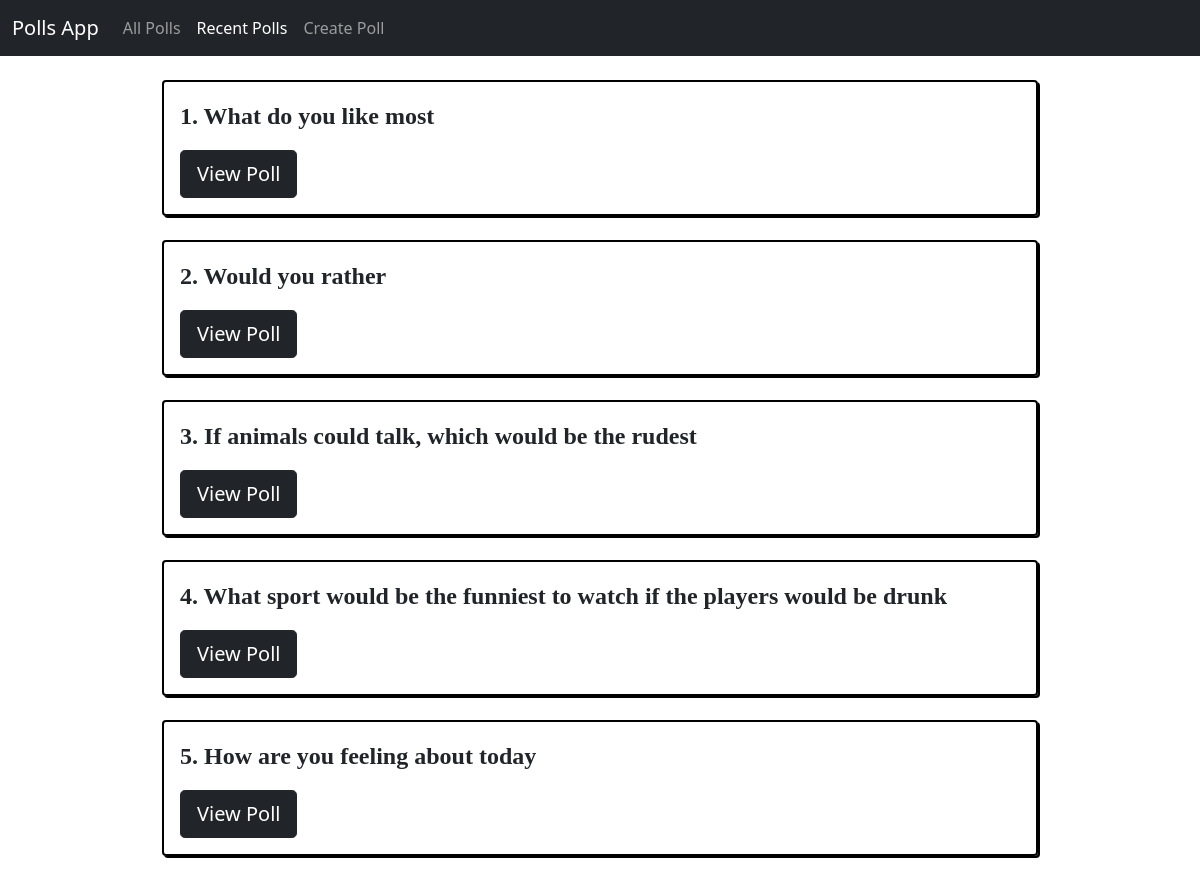
Screenshot of /polls/recent/ with the database file from the repository.
### polls/models.py (models this page shows, shortened)
class Question(models.Model):
    question_text = models.CharField(max_length=1200)
    pub_date = models.DateTimeField('date published')

### polls/views.py (the view)
# urls.py: path('recent/', views.recent, name = 'recent-polls'),
def recent(request):
    polls_list = Question.objects.all().order_by('-pub_date')[:5]
    return render(request,'polls/recent-polls.html',{'polls_list':polls_list})

### polls/templates/polls/recent-polls.html (shortened to what this page needs)
<!doctype html>
<html lang="en">
<head>
    <link href="https://cdn.jsdelivr.net/npm/bootstrap@5.0.1/dist/css/bootstrap.min.css" rel="stylesheet"
>
</head>
<body>
    <nav class="navbar navbar-expand-lg navbar-dark bg-dark">
        <div class="container-fluid">
            <a class="navbar-brand">Polls App</a>
            <div class="collapse navbar-collapse" id="navbarSupportedContent">
                <ul class="navbar-nav me-auto mb-2 mb-lg-0">
                    <li class="nav-item">
                        <a class="nav-link" href="/polls">All Polls</a>
                    </li>
                    <li class="nav-item">
                        <a class="nav-link active" aria-current="page" href="">Recent Polls</a>
                    </li>
                    <li class="nav-item">
                        <a class="nav-link" href="/polls/create">Create Poll</a>
                    </li>
                </ul>
            </div>
        </div>
    </nav>
    <div class="container mt-4" style="width: 75%;">
        {%if polls_list%}
        {%for question in polls_list%}
        <div class="container-sm mb-4 question">
            <p class="questionText">{{forloop.counter}}. {{question.question_text}}</p>
            <a class="link" href="{%url 'polls:details' question.id%}"><button type="button" class="btn btn-dark btn-lg" style="margin-right: 10px;">View Poll</button></a>
        </div>
        {%endfor%}
        {%else%}
        <p style="align-self: center;">No polls available</p>
        {%endif%}
    </div>
</body>
</html>

### polls/templates/polls/recent-polls.html (style rules this page uses)
.questionText { font-family: 'Sen'; font-size: 24px; font-weight: 600; }
.link { color: white; text-decoration: none; }
.question { border: 2px solid black; padding: 1em; border-radius: 4px; box-shadow: 2px 2px black; }

### rows the page displays
Question: question_text "What do you like most"
Question: question_text "Would you rather"
Question: question_text "If animals could talk, which would be the rudest"
Question: question_text "What sport would be the funniest to watch if the players would be drunk"
Question: question_text "How are you feeling about today"
